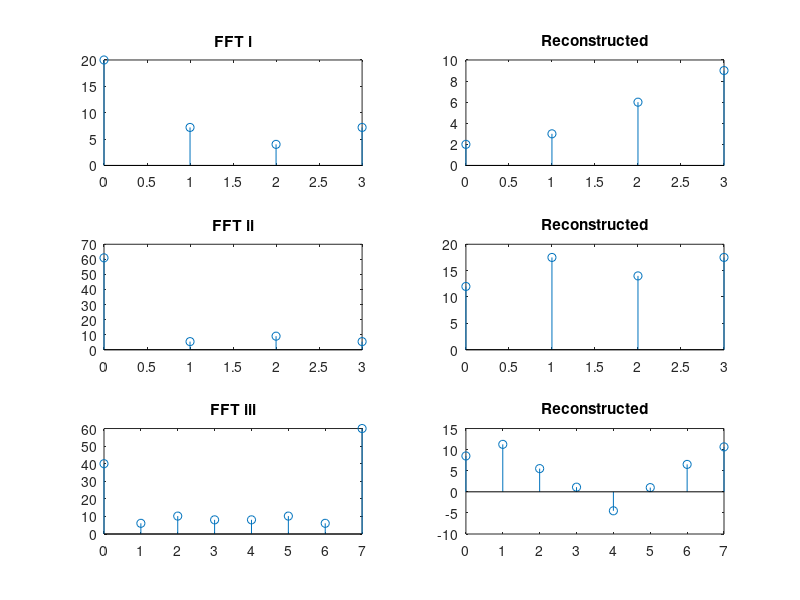

MATLAB code for this plot:
%https://www.mathworks.com/help/matlab/ref/ifft.html

clc, clear;
n = [0:3];
X = [20, -4+6j, -4, -4-6j]
subplot(321), stem(n,abs(X)), title("FFT i")
x = ifft(X)
subplot(322), stem(n,x), title("Reconstructed")

clear;
n = [0:3];
X = [61 -2+5i -9 -2+5i]
subplot(323), stem(n,abs(X)), title("FFT ii")
x = ifft(X)
subplot(324), stem(n,x), title("Reconstructed")

clear;
n = [0:7];
X = [40 -6+i -10-2i 8-i -8+i -10+2i -6-i 60]
subplot(325), stem(n,abs(X)), title("FFT iii")
x = ifft(X)
subplot(326), stem(n,x), title("Reconstructed")

